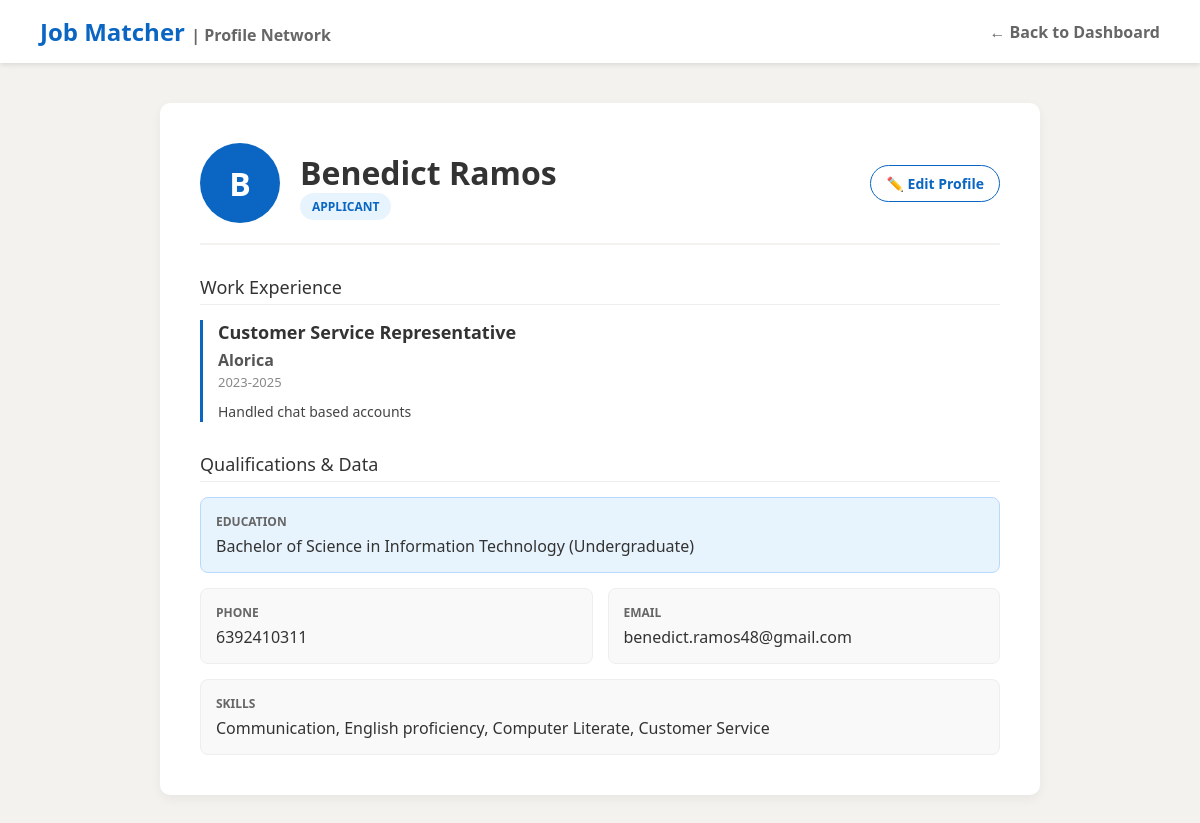
The app's page /profile.php (signed in) with its own data.
### tables this page shows
CREATE TABLE `users` (
  `id` int(11) NOT NULL,
  `name` varchar(100) NOT NULL,
  `email` varchar(100) NOT NULL,
  `password` varchar(255) NOT NULL,
  `role` enum('employer','applicant') NOT NULL,
  `resume_path` varchar(255) DEFAULT NULL,
  `phone` varchar(50) DEFAULT NULL,
  `skills` text DEFAULT NULL,
  `bio` text DEFAULT NULL,
  `github_username` varchar(100) DEFAULT NULL,
  `company_website` varchar(255) DEFAULT NULL,
  `education` text DEFAULT NULL,
  `certifications` text DEFAULT NULL
);

CREATE TABLE `experience` (
  `id` int(11) NOT NULL,
  `user_id` int(11) NOT NULL,
  `job_title` varchar(255) NOT NULL,
  `company` varchar(255) NOT NULL,
  `duration` varchar(100) NOT NULL,
  `description` text DEFAULT NULL
);

### profile.php (the view, shortened to what this page needs)
<?php
require 'db.php';
$target_id = isset($_GET['id']) ? intval($_GET['id']) : $_SESSION['user_id'];
$is_own_profile = ($target_id == $_SESSION['user_id']);
$is_editing = (isset($_GET['edit']) && $_GET['edit'] == '1' && $is_own_profile);
$query = $conn->query("SELECT * FROM users WHERE id = $target_id");
$profile = $query->fetch_assoc();
$experience_query = $conn->query("SELECT * FROM experience WHERE user_id = $target_id ORDER BY id DESC");
?>
<!DOCTYPE html>
<html lang="en">
<head>
</head>
<body>
<div class="navbar">
    <h2>Job Matcher <span style="color:#666; font-size:16px;">| Profile Network</span></h2>
    <a href="index.php" class="back-btn">&larr; Back to Dashboard</a>
</div>
<div class="container">
    <div class="profile-header">
        <div class="profile-info-left">
            <?php if ($profile['role'] == 'employer' && !empty($profile['company_website'])): ?>
                <?php $domain = parse_url($profile['company_website'], PHP_URL_HOST) ?? $profile['company_website']; ?>
                <img src="https://logo.clearbit.com/<?php echo htmlspecialchars($domain); ?>" class="company-logo" alt="Company Logo" onerror="this.style.display='none'">
            <?php else: ?>
                <div class="avatar"><?php echo strtoupper(substr($profile['name'], 0, 1)); ?></div>
            <?php endif; ?>
            <div>
                <h1 style="margin: 0;"><?php echo htmlspecialchars($profile['name']); ?></h1>
                <span class="badge"><?php echo htmlspecialchars($profile['role']); ?></span>
            </div>
        </div>
        <?php if ($is_own_profile && !$is_editing): ?>
            <a href="?edit=1" class="edit-btn" onclick="return confirm('Ready to update your profile and experience?');">✏️ Edit Profile</a>
        <?php endif; ?>
    </div>
    <?php if ($is_editing): ?>
        <div class="edit-form-box">
            <h3 style="margin-top: 0; color: #0a66c2;">1. Edit Basic Details</h3>
            <form method="POST">
                <label><strong>Bio:</strong></label>
                <textarea name="bio" rows="3"><?php echo htmlspecialchars($profile['bio']); ?></textarea>
                <?php if ($profile['role'] == 'applicant'): ?>
                    <label><strong>GitHub Username:</strong></label>
                    <input type="text" name="github_username" value="<?php echo htmlspecialchars($profile['github_username']); ?>">
                    <div style="display: flex; gap: 15px;">
                        <div style="flex: 1;">
                            <label><strong>Phone Number:</strong></label>
                            <input type="text" name="phone" value="<?php echo htmlspecialchars($profile['phone']); ?>">
                        </div>
                        <div style="flex: 1;">
                            <label><strong>Contact Email:</strong></label>
                            <input type="email" name="email" value="<?php echo htmlspecialchars($profile['email']); ?>" readonly style="background: #eee; cursor: not-allowed;" title="Email cannot be changed">
                        </div>
                    </div>
                    <label><strong>Highest Education <span style="color:red;">*</span></strong></label>
                    <input type="text" name="education" value="<?php echo htmlspecialchars($profile['education'] ?? ''); ?>" required placeholder="e.g. Bachelor of Science in Computer Science">
                    <label><strong>Certifications (Optional):</strong></label>
                    <input type="text" name="certifications" value="<?php echo htmlspecialchars($profile['certifications'] ?? ''); ?>" placeholder="e.g. AWS Certified Developer, CompTIA Security+">
                    <label><strong>Skills (Comma separated):</strong></label>
                    <input type="text" name="skills" value="<?php echo htmlspecialchars($profile['skills']); ?>">
                <?php else: ?>
                    <label><strong>Company Website URL:</strong></label>
                    <input type="text" name="company_website" value="<?php echo htmlspecialchars($profile['company_website']); ?>">
                    <input type="hidden" name="phone" value="">
                    <input type="hidden" name="skills" value="">
                    <input type="hidden" name="education" value="">
                    <input type="hidden" name="certifications" value="">
                <?php endif; ?>
                <button type="submit" name="update_profile" class="btn-primary">💾 Save Basic Details</button>
            </form>
        </div>
        <?php if ($profile['role'] == 'applicant'): ?>
            <div class="edit-form-box" style="background: #fff; border-color: #0a66c2;">
                <h3 style="margin-top: 0; color: #0a66c2;">2. Add Job Experience</h3>
                <form method="POST">
                    <label><strong>Job Title:</strong></label>
                    <input type="text" name="job_title" required placeholder="e.g. Software Engineer">
                    <div style="display: flex; gap: 15px;">
                        <div style="flex: 1;"><label><strong>Company:</strong></label><input type="text" name="exp_company" required></div>
                        <div style="flex: 1;"><label><strong>Dates:</strong></label><input type="text" name="duration" required></div>
                    </div>
                    <label><strong>Description:</strong></label>
                    <textarea name="exp_desc" rows="3"></textarea>
                    <button type="submit" name="add_experience" class="btn-primary" style="background: #28a745;">➕ Add Experience</button>
                </form>
                <?php if ($experience_query->num_rows > 0): ?>
                    <h4 style="margin-top: 30px; border-bottom: 1px solid #ddd; padding-bottom: 5px;">Manage Current Experience</h4>
                    <?php while($exp = $experience_query->fetch_assoc()): ?>
                        <div style="display: flex; justify-content: space-between; align-items: center; border: 1px solid #eee; padding: 10px; margin-bottom: 10px; border-radius: 5px;">
                            <div><strong><?php echo htmlspecialchars($exp['job_title']); ?></strong> at <?php echo htmlspecialchars($exp['company']); ?></div>
                            <form method="POST" style="margin: 0;">
                                <input type="hidden" name="exp_id" value="<?php echo $exp['id']; ?>">
                                <button type="submit" name="delete_experience" class="btn-small-danger" onclick="return confirm('Delete this job?');">Remove</button>
                            </form>
                        </div>
                    <?php endwhile; ?>
                    <?php $experience_query->data_seek(0); ?>
                <?php endif; ?>
            </div>
        <?php endif; ?>
        <a href="profile.php" class="cancel-btn">Close Edit Mode</a>
    <?php else: ?>
        <?php if ($profile['role'] == 'applicant'): ?>
            <div class="section-title">Work Experience</div>
            <?php if ($experience_query->num_rows > 0): ?>
                <?php while($exp = $experience_query->fetch_assoc()): ?>
                    <div class="exp-card">
                        <h4><?php echo htmlspecialchars($exp['job_title']); ?></h4>
                        <p class="company"><?php echo htmlspecialchars($exp['company']); ?></p>
                        <p class="duration"><?php echo htmlspecialchars($exp['duration']); ?></p>
                        <?php if (!empty($exp['description'])): ?>
                            <p class="desc"><?php echo nl2br(htmlspecialchars($exp['description'])); ?></p>
                        <?php endif; ?>
                    </div>
                <?php endwhile; ?>
            <?php else: ?>
                <p style="color: #666; font-style: italic;">No work experience listed yet.</p>
            <?php endif; ?>
            <div class="section-title">Qualifications & Data</div>
            <div class="data-grid">
                <div class="data-box" style="grid-column: span 2; background: #e8f4fd; border-color: #b8daff;">
                    <strong>Education</strong>
                    <?php echo !empty($profile['education']) ? htmlspecialchars($profile['education']) : "<span style='color:red;'>Required: Please update your profile.</span>"; ?>
                </div>
                <div class="data-box">
                    <strong>Phone</strong>
                    <?php echo $profile['phone'] ? htmlspecialchars($profile['phone']) : "<em>Not provided</em>"; ?>
                </div>
                <div class="data-box">
                    <strong>Email</strong>
                    <?php echo htmlspecialchars($profile['email']); ?>
                </div>
                <div class="data-box" style="grid-column: span 2;">
                    <strong>Skills</strong>
                    <?php echo $profile['skills'] ? htmlspecialchars($profile['skills']) : "<em>No skills listed</em>"; ?>
                </div>
            </div>
        <?php endif; ?>
    <?php endif; ?>
</div>
</body>
</html>

### profile.php (style rules this page uses)
body { font-family: 'Segoe UI', Tahoma, Geneva, Verdana, sans-serif; background-color: #f4f2ee; margin: 0; color: #333; }
.navbar { background-color: #fff; padding: 15px 40px; box-shadow: 0 2px 5px rgba(0,0,0,0.1); display: flex; justify-content: space-between; align-items: center; }
.navbar h2 { margin: 0; color: #0a66c2; font-size: 24px; }
.back-btn { color: #666; text-decoration: none; font-weight: bold; }
.container { max-width: 800px; margin: 40px auto; background: white; padding: 40px; border-radius: 10px; box-shadow: 0 4px 12px rgba(0,0,0,0.05); }
.profile-header { display: flex; align-items: center; justify-content: space-between; border-bottom: 2px solid #f3f2ef; padding-bottom: 20px; margin-bottom: 20px; }
.profile-info-left { display: flex; align-items: center; gap: 20px; }
.avatar { width: 80px; height: 80px; background: #0a66c2; color: white; border-radius: 50%; display: flex; align-items: center; justify-content: center; font-size: 32px; font-weight: bold; }
.badge { background: #e8f4fd; color: #0a66c2; padding: 5px 12px; border-radius: 15px; font-size: 12px; font-weight: bold; text-transform: uppercase; }
.section-title { font-size: 18px; color: #333; margin-top: 30px; border-bottom: 1px solid #eee; padding-bottom: 5px; margin-bottom: 15px; }
.data-grid { display: grid; grid-template-columns: 1fr 1fr; gap: 15px; margin-top: 15px; }
.data-box { background: #f9f9f9; padding: 15px; border-radius: 8px; border: 1px solid #eee; }
.data-box strong { display: block; color: #666; font-size: 12px; text-transform: uppercase; margin-bottom: 5px; }
.exp-card { border-left: 3px solid #0a66c2; padding-left: 15px; margin-bottom: 25px; }
.exp-card h4 { margin: 0 0 5px 0; color: #333; font-size: 18px; }
.exp-card .company { font-weight: bold; color: #555; margin: 0; }
.exp-card .duration { color: #888; font-size: 13px; margin: 2px 0 10px 0; }
.exp-card .desc { color: #444; line-height: 1.5; font-size: 14px; margin: 0; }
.edit-btn { background: white; color: #0a66c2; border: 1px solid #0a66c2; padding: 8px 15px; border-radius: 20px; text-decoration: none; font-size: 14px; font-weight: bold; transition: 0.2s; }

### records on screen
users: name "B", name "Benedict Ramos", role "APPLICANT", education "Bachelor of Science in Information Technology (Undergraduate)", phone "6392410311", email "benedict.ramos48@gmail.com", skills "Communication, English proficiency, Computer Literate, Customer Service"
experience: job_title "Customer Service Representative", company "Alorica", duration "2023-2025", description "Handled chat based accounts"
